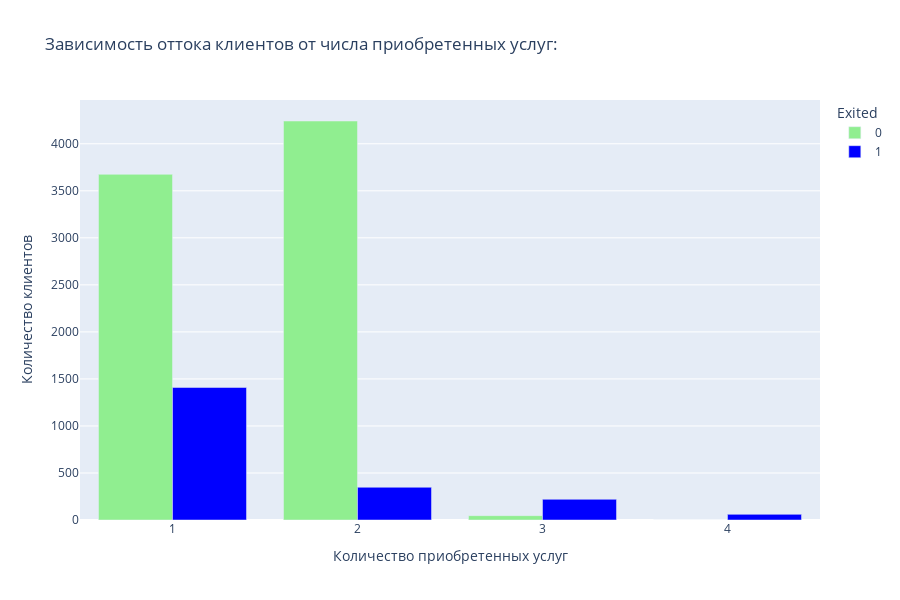

The notebook cell this image was saved under:
### Markdown cell above
ВЫВОД: на представленном графике наглядно видно, что женщины чаще (примерно на 60%) уходят из банка чем мужчины.

### Code cell
# 9.7. Как отток клиентов зависит от числа приобретённых у банка услуг?
# Для ответа на этот вопрос постройте многоуровневую столбчатую диаграмму.

# Создаем сводную таблицу:
df_services = churn_data.pivot_table(index = 'NumOfProducts',
    columns = 'Exited',
    values = 'CustomerId',
    aggfunc = 'count',
    fill_value = 0)

# Построим многоуровневую столбчатую диаграмму:
fig = px.bar(df_services,
    barmode = 'group',
    # Заголовок графика:
    title = 'Зависимость оттока клиентов от числа приобретенных услуг:',
    # Цвет графика:
    color_discrete_sequence = ['lightgreen', 'blue'],
    # Высота графика:
    height = 600)
# Присваиваем заголовки осей координат:
fig.update_xaxes(title_text = 'Количество приобретенных услуг')
fig.update_yaxes(title_text = 'Количество клиентов')
# Выводим результат на экран:
fig.show()

### Figure 1 — Plotly figure (JSON) as saved in the notebook; plotly's stock layout.template omitted (floating-point values rounded to 4 significant figures)
{"data": [{"alignmentgroup": "True", "hovertemplate": "Exited=0<br>NumOfProducts=%{x}<br>value=%{y}<extra></extra>", "legendgroup": "0", "marker": {"color": "lightgreen", "pattern": {"shape": ""}}, "name": "0", "offsetgroup": "0", "orientation": "v", "showlegend": true, "textposition": "auto", "type": "bar", "x": [1, 2, 3, 4], "xaxis": "x", "y": [3675, 4242, 46, 0], "yaxis": "y"}, {"alignmentgroup": "True", "hovertemplate": "Exited=1<br>NumOfProducts=%{x}<br>value=%{y}<extra></extra>", "legendgroup": "1", "marker": {"color": "blue", "pattern": {"shape": ""}}, "name": "1", "offsetgroup": "1", "orientation": "v", "showlegend": true, "textposition": "auto", "type": "bar", "x": [1, 2, 3, 4], "xaxis": "x", "y": [1409, 348, 220, 60], "yaxis": "y"}], "layout": {"barmode": "group", "height": 600, "legend": {"title": {"text": "Exited"}, "tracegroupgap": 0}, "title": {"text": "Зависимость оттока клиентов от числа приобретенных услуг:"}, "xaxis": {"anchor": "y", "domain": [0, 1], "title": {"text": "Количество приобретенных услуг"}}, "yaxis": {"anchor": "x", "domain": [0, 1], "title": {"text": "Количество клиентов"}}}}
